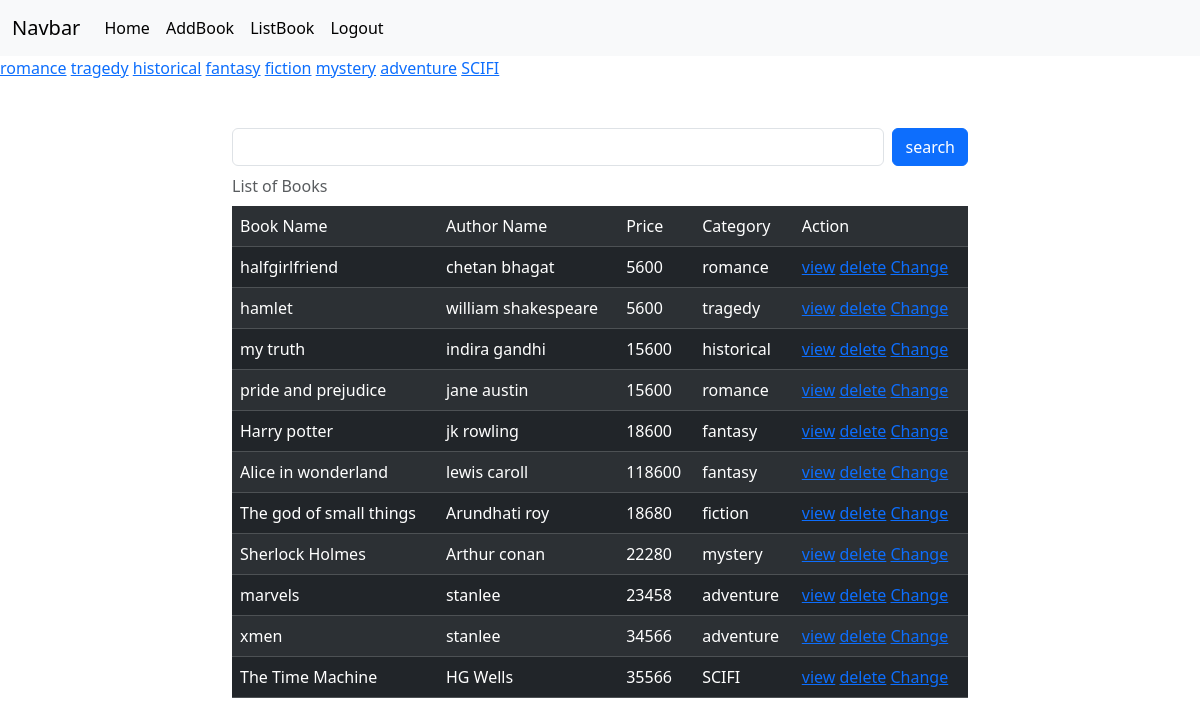
Page /books/all (signed in) on the committed database.
### myapp/models.py (models this page shows, shortened)
class Books(models.Model):
    bookname=models.CharField(max_length=200)
    authorname=models.CharField(max_length=200)
    price=models.PositiveIntegerField()
    category=models.CharField(max_length=200)
    publishdate=models.DateField(null=True,blank=True)
    profile_pic=models.ImageField(upload_to="images",null=True,blank=True)

### myapp/views.py (the view, shortened to what this page needs)
# urls.py: path("books/all",views.BookListView.as_view(),name="book-all"),
@method_decorator(signin_required,name="dispatch")
class BookListView(View):
    def get(self,request,*args,**kwargs):
        qs=Books.objects.all()
        categories=Books.objects.all().values_list("category",flat=True).distinct()
        print(categories)
        if "category" in request.GET:
            catg=request.GET.get("category")
            qs=qs.filter(category__iexact=catg)
        return render(request,"book_list.html",{"data":qs,"categories":categories})

### myapp/views.py (called while the page is built)
def signin_required(fn):
    def wrapper(request,*args,**kwargs):
        if not request.user.is_authenticated:
            messages.error(request,"Invalid session")
            return redirect("signin")
        else:
            return fn(request,*args,**kwargs)
    return wrapper

### myapp/templates/book_list.html (shortened to what this page needs)
{%extends 'base.html'%}
{%block body_block%}
<div>
    {%for cat in categories%}
      <a href="{%url 'book-all'%}?category={{cat}}">{{cat}}</a>
    {%endfor%}
</div>
<div class="container mt-5">
    <div class="row">
        <div class="col-2"></div>
        <div class="col-8">
            <form action="" method="post">
                <div class="d-flex">
                <input type="text" name="box" class="form-control me-2">
                <button type="submit" class="btn btn-primary">search</button>
                </div>
            </form>
        </div>
        <div class="col-2"></div>
    </div>
</div>
<div class="container">
    <div class="row">
        <div class="col-2"></div>
        <div class="col-8">
            <table class="table table-dark table-striped caption-top">
                <caption>List of Books</caption>
                <tr>
                    <td>Book Name</td>
                    <td>Author Name</td>
                    <td>Price</td>
                    <td>Category</td>
                    <td>Action</td>
                </tr>
                {%for book in data%}
                <tr>
                    <td>{{book.bookname}}</td>
                    <td>{{book.authorname}}</td>
                    <td>{{book.price}}</td>
                    <td>{{book.category}}</td>
                    <td>
                        <a href="{%url 'book-details' book.id%}">view</a>
                        <a href="{%url 'book-delete' book.id%}">delete</a>
                        <a href="{%url 'book-edit' book.id %}">Change</a>
                    </td>
                </tr>
                {%endfor%}
            </table>
        </div>
        <div class="col-2"></div>
    </div>
</div>
{%endblock%}

### myapp/templates/base.html (shortened to what this page needs)
<!DOCTYPE html>
<html lang="en">
<head>
    <link href="https://cdn.jsdelivr.net/npm/bootstrap@5.3.2/dist/css/bootstrap.min.css" rel="stylesheet">
</head>
<body>
    <nav class="navbar navbar-expand-lg bg-body-tertiary">
        <div class="container-fluid">
          <a class="navbar-brand" href="#">Navbar</a>
          <div class="collapse navbar-collapse" id="navbarSupportedContent">
            <ul class="navbar-nav me-auto mb-2 mb-lg-0">
              <li class="nav-item">
                <a class="nav-link active" aria-current="page" href="#">Home</a>
              </li>
              <li class="nav-item">
                <a class="nav-link active" aria-current="page" href="{%url 'book-add'%}">AddBook</a>
              </li>
              <li class="nav-item">
                <a class="nav-link active" aria-current="page" href="{%url 'book-all'%}">ListBook</a>
              </li>
              <li class="nav-item">
                <a class="nav-link active" aria-current="page" href="{%url 'signout'%}">Logout</a>
              </li>
            </ul>
          </div>
        </div>
      </nav>
      {%block body_block%}
      {%endblock%}
</body>
</html>

### rows in the picture
Books: bookname "halfgirlfriend", authorname "chetan bhagat", price "5600", category "romance"
Books: bookname "hamlet", authorname "william shakespeare", price "5600", category "tragedy"
Books: bookname "my truth", authorname "indira gandhi", price "15600", category "historical"
Books: bookname "pride and prejudice", authorname "jane austin", price "15600", category "romance"
Books: bookname "Harry potter", authorname "jk rowling", price "18600", category "fantasy"
Books: bookname "Alice in wonderland", authorname "lewis caroll", price "118600", category "fantasy"
Books: bookname "The god of small things", authorname "Arundhati roy", price "18680", category "fiction"
Books: bookname "Sherlock Holmes", authorname "Arthur conan", price "22280", category "mystery"
Books: bookname "marvels", authorname "stanlee", price "23458", category "adventure"
Books: bookname "xmen", authorname "stanlee", price "34566", category "adventure"
Books: bookname "The Time Machine", authorname "HG Wells", price "35566", category "SCIFI"

### other values in the picture
{{ cat }} "romance" "tragedy" "historical" "fantasy" "fiction" "mystery" "adventure" "SCIFI"
